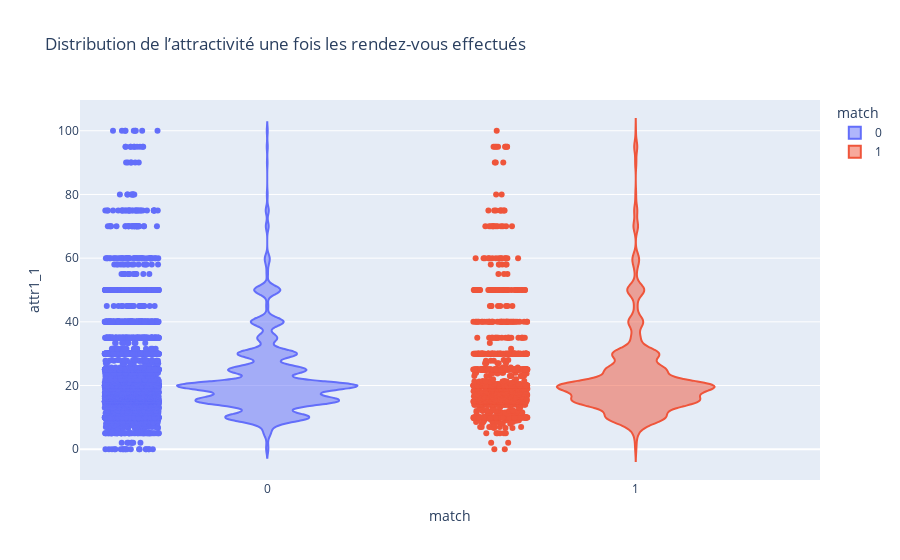

Source (notebook cell):
### Markdown cell above
#### Visualisons maintenant l'importance de l'attractivité après les premiers rendez-vous

### Code cell
fig = px.violin(df_clean, 
                x='match', 
                y='attr1_1', 
                points='all', 
                color='match',
                title="Distribution de l’attractivité une fois les rendez-vous effectués")
fig.show()

### Figure 1 — Plotly figure (JSON) as saved in the notebook; plotly's stock layout.template omitted (floating-point values rounded to 4 significant figures; data arrays with more than 128 entries replaced by an {"elided": "..."} marker saying what was removed)
{"data": [{"alignmentgroup": "True", "box": {"visible": false}, "hovertemplate": "match=%{x}<br>attr1_1=%{y}<extra></extra>", "legendgroup": "0", "marker": {"color": "#636efa"}, "name": "0", "offsetgroup": "0", "orientation": "v", "points": "all", "scalegroup": "True", "showlegend": true, "type": "violin", "x": {"elided": "6998 int values"}, "x0": " ", "xaxis": "x", "y": {"elided": "6998 float values"}, "y0": " ", "yaxis": "y"}, {"alignmentgroup": "True", "box": {"visible": false}, "hovertemplate": "match=%{x}<br>attr1_1=%{y}<extra></extra>", "legendgroup": "1", "marker": {"color": "#EF553B"}, "name": "1", "offsetgroup": "1", "orientation": "v", "points": "all", "scalegroup": "True", "showlegend": true, "type": "violin", "x": {"elided": "1380 int values"}, "x0": " ", "xaxis": "x", "y": {"elided": "1380 float values"}, "y0": " ", "yaxis": "y"}], "layout": {"legend": {"title": {"text": "match"}, "tracegroupgap": 0}, "title": {"text": "Distribution de l’attractivité une fois les rendez-vous effectués"}, "violinmode": "overlay", "xaxis": {"anchor": "y", "categoryarray": [0, 1], "categoryorder": "array", "domain": [0, 1], "title": {"text": "match"}}, "yaxis": {"anchor": "x", "domain": [0, 1], "title": {"text": "attr1_1"}}}}
